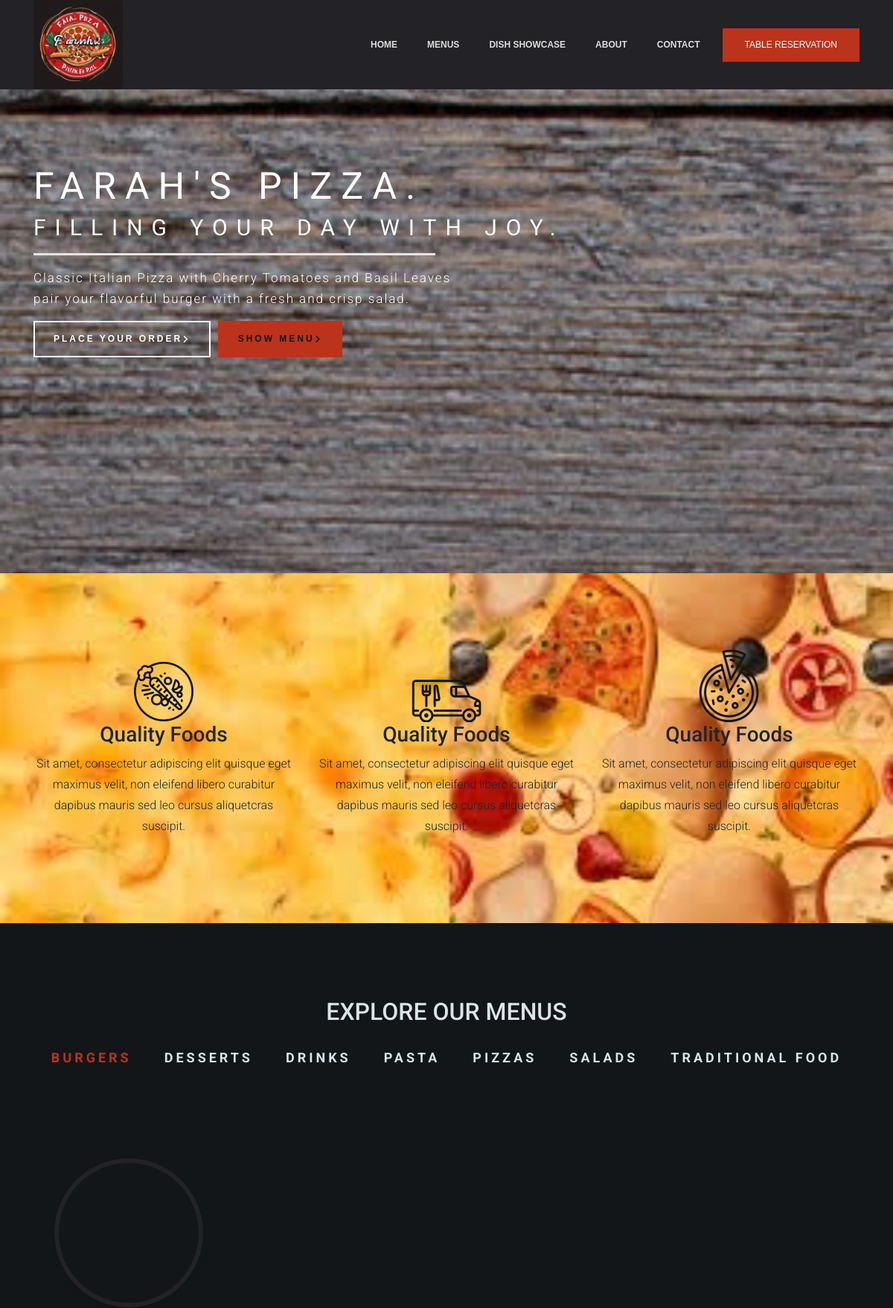
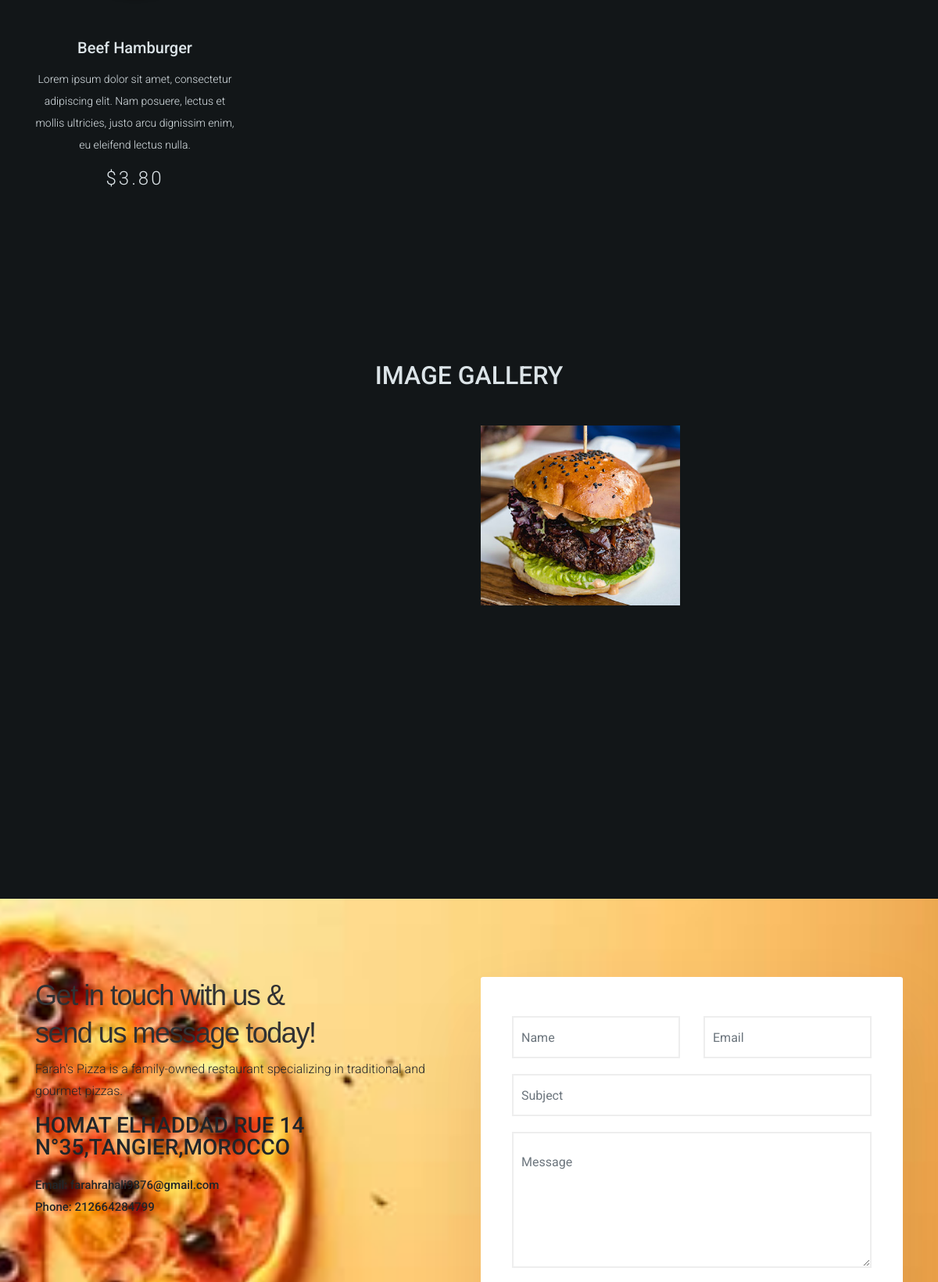
The page / (upper part) on the database its author committed (2 pictures, top to bottom).
### tables this page shows
CREATE TABLE `menu_categories` (
  `category_id` int(3) NOT NULL,
  `category_name` varchar(50) NOT NULL
);

CREATE TABLE `menus` (
  `menu_id` int(5) NOT NULL,
  `menu_name` varchar(100) NOT NULL,
  `menu_description` varchar(255) NOT NULL,
  `menu_price` decimal(6,2) NOT NULL,
  `menu_image` varchar(255) NOT NULL,
  `category_id` int(3) NOT NULL
);

CREATE TABLE `image_gallery` (
  `image_id` int(2) NOT NULL,
  `image_name` varchar(30) NOT NULL,
  `image` varchar(255) NOT NULL
);

CREATE TABLE `website_settings` (
  `option_id` int(5) NOT NULL,
  `option_name` varchar(255) NOT NULL,
  `option_value` varchar(255) NOT NULL
);

### index.php (the view, shortened to what this page needs)
<?php
    include "connect.php";
    include "Includes/templates/header.php";
    include "Includes/templates/navbar.php";
    $stmt_web_settings = $con->prepare("SELECT * FROM website_settings");
    $stmt_web_settings->execute();
    $web_settings = $stmt_web_settings->fetchAll();
    $restaurant_email = "";
    $restaurant_address = "";
    $restaurant_phonenumber = "";
    foreach ($web_settings as $option)
    {
        if($option['option_name'] == 'restaurant_name')
        {
            $restaurant_name = $option['option_value'];
        }
        elseif($option['option_name'] == 'restaurant_email')
        {
            $restaurant_email = $option['option_value'];
        }
        elseif($option['option_name'] == 'restaurant_phonenumber')
        {
            $restaurant_phonenumber = $option['option_value'];
        }
        elseif($option['option_name'] == 'restaurant_address')
        {
            $restaurant_address = $option['option_value'];
        }
    }
?>
	<section class="home-section" id="home">
		<div class="container">
			<div class="row" style="flex-wrap: nowrap;">
				<div class="col-md-6 home-left-section">
					<div style="padding: 100px 0px; color: white;">
						<h1>
							FARAH'S PIZZA.
						</h1>
						<h2>
							FILLING YOUR DAY WITH JOY.
						</h2>
						<hr>
						<p>
						Classic Italian Pizza with Cherry Tomatoes and Basil Leaves </br>
						pair your flavorful burger with a fresh and crisp salad.
						</p>
						<div style="display: flex;">
							<a href="order_food.php" target="_blank" class="bttn_style_1" style="margin-right: 10px; display: flex;justify-content: center;align-items: center;">
							Place Your Order
								<i class="fas fa-angle-right"></i>
							</a>
							<a href="#menus" class="bttn_style_2" style="display: flex;justify-content: center;align-items: center;">
							Show Menu
								<i class="fas fa-angle-right"></i>
							</a>
						</div>
					</div>
				</div>
			</div>
		</div>
	</section>
	<section class="our_qualities" style="padding:100px 0px;">
		<div class="container">
			<div class="row">
				<div class="col-md-4">
					<div class="our_qualities_column">
	                    <img src="Design/images/quality_food_img.png" >
	                    <div class="caption">
	                        <h3>
	                            Quality Foods
	                        </h3>
	                        <p>
	                        	Sit amet, consectetur adipiscing elit quisque eget maximus velit,
	                        	non eleifend libero curabitur dapibus mauris sed leo cursus aliquetcras suscipit.
	                        </p>
	                    </div>
	                </div>
				</div>
				<div class="col-md-4">
					<div class="our_qualities_column">
	                    <img src="Design/images/fast_delivery_img.png" >
	                    <div class="caption">
	                        <h3>
	                            Quality Foods
	                        </h3>
	                        <p>
	                        	Sit amet, consectetur adipiscing elit quisque eget maximus velit,
	                        	non eleifend libero curabitur dapibus mauris sed leo cursus aliquetcras suscipit.
	                        </p>
	                    </div>
	                </div>
				</div>
				<div class="col-md-4">
					<div class="our_qualities_column">
	                    <img src="Design/images/original_taste_img.png" >
	                    <div class="caption">
	                        <h3>
	                            Quality Foods
	                        </h3>
	                        <p>
	                        	Sit amet, consectetur adipiscing elit quisque eget maximus velit,
	                        	non eleifend libero curabitur dapibus mauris sed leo cursus aliquetcras suscipit.
	                        </p>
	                    </div>
	                </div>
				</div>
			</div>
		</div>
	</section>
	<section class="our_menus" id="menus">
		<div class="container">
			<h2 style="text-align: center;margin-bottom: 30px">EXPLORE OUR MENUS</h2>
			<div class="menus_tabs">
				<div class="menus_tabs_picker">
					<ul style="text-align: center;margin-bottom: 70px">
						<?php
	                        $stmt = $con->prepare("Select * from menu_categories");
	                        $stmt->execute();
	                        $rows = $stmt->fetchAll();
	                        $x = 0;
	                        foreach($rows as $row)
	                        {
	                        	if($x == 0)
	                        	{
	                        		echo "<li class = 'menu_category_name tab_category_links active_category' onclick=showCategoryMenus(event,'".str_replace(' ', '', $row['category_name'])."')>";
									echo $row['category_name'];
										echo "</li>";
	                        	}
	                        	else
	                        	{
	                        		echo "<li class = 'menu_category_name tab_category_links' onclick=showCategoryMenus(event,'".str_replace(' ', '', $row['category_name'])."')>";
	                        			echo $row['category_name'];
	                        		echo "</li>";
	                        	}
	                        	$x++;
	                        }
						?>
					</ul>
				</div>
				<div class="menus_tab">
					<?php
                        $stmt = $con->prepare("Select * from menu_categories");
                        $stmt->execute();
                        $rows = $stmt->fetchAll();
                        $i = 0;
                        foreach($rows as $row)
                        {
                            if($i == 0)
                            {
                                echo '<div class="menu_item  tab_category_content" id="'.str_replace(' ', '', $row['category_name']).'" style=display:block>';
                                    $stmt_menus = $con->prepare("Select * from menus where category_id = ?");
                                    $stmt_menus->execute(array($row['category_id']));
                                    $rows_menus = $stmt_menus->fetchAll();
                                    echo "<div class='row'>";
	                                    foreach($rows_menus as $menu)
	                                    {
	                                        ?>
	                                            <div class="col-md-4 col-lg-3 menu-column">
	                                                <div class="thumbnail" style="cursor:pointer">
	                                                    <?php $source = "admin/Uploads/images/".$menu['menu_image']; ?>
	                                                    <div class="menu-image">
													        <div class="image-preview">
													            <div style="background-image: url('<?php echo $source; ?>');"></div>
													        </div>
													    </div>
	                                                    <div class="caption">
	                                                        <h5>
	                                                            <?php echo $menu['menu_name'];?>
	                                                        </h5>
	                                                        <p>
	                                                            <?php echo $menu['menu_description']; ?>
	                                                        </p>
	                                                        <span class="menu_price">
	                                                        	<?php echo "$".$menu['menu_price']; ?>
	                                                        </span>
	                                                    </div>
	                                                </div>
	                                            </div>
	                                        <?php
	                                    }
	                                echo "</div>";
                                echo '</div>';
                            }
                            $i++;
                        }
                        echo "</div>";
                    ?>
				</div>
			</div>
	</section>
	<section class="image-gallery" id="gallery">
		<div class="container">
			<h2 style="text-align: center;margin-bottom: 30px">IMAGE GALLERY</h2>
			<?php
				$stmt_image_gallery = $con->prepare("Select * from image_gallery");
                $stmt_image_gallery->execute();
                $rows_image_gallery = $stmt_image_gallery->fetchAll();
                echo "<div class = 'row'>";
	                foreach($rows_image_gallery as $row_image_gallery)
	                {
	                	echo "<div class = 'col-md-4 col-lg-3' style = 'padding: 15px;'>";
	                		$source = "admin/Uploads/images/".$row_image_gallery['image'];
	                		?>
	                		<div style = "background-image: url('<?php echo $source; ?>') !important;background-repeat: no-repeat;background-position: 50% 50%;background-size: cover;background-clip: border-box;box-sizing: border-box;overflow: hidden;height: 230px;">
	                		</div>
	                		<?php
	                	echo "</div>";
	                }
	            echo "</div>";
			?>
		</div>
	</section>
	<section class="contact-section" id="contact">
        <div class="container">
            <div class="row">
                <div class="col-lg-6 sm-padding">
                    <div class="contact-info">
                        <h2>
                            Get in touch with us &
                            <br>send us message today!
                        </h2>
                        <p>Farah's Pizza is a family-owned restaurant specializing in traditional and gourmet pizzas.
                        </p>
                        <h3>
                            <?php echo $restaurant_address; ?>
                        </h3>
                        <h4>
                            <span>Email:</span>
                            <?php echo $restaurant_email; ?>
                            <br>
                            <span>Phone:</span>
                            <?php echo $restaurant_phonenumber; ?>
                        </h4>
                    </div>
                </div>
                <div class="col-lg-6 sm-padding">
                    <div class="contact-form">
                        <div id="contact_ajax_form" class="contactForm">
                            <div class="form-group colum-row row">
                                <div class="col-sm-6">
                                    <input type="text" id="contact_name" name="name" oninput="document.getElementById('invalid-name').innerHTML = ''" onkeyup="this.value=this.value.replace(/[^\sa-zA-Z]/g,'');" class="form-control" placeholder="Name">
                                </div>
                                <div class="col-sm-6">
                                    <input type="email" id="contact_email" name="email" oninput="document.getElementById('invalid-email').innerHTML = ''" class="form-control" placeholder="Email">
                                </div>
                            </div>
                            <div class="form-group row">
                                <div class="col-md-12">
                                    <input type="text" id="contact_subject" name="subject" oninput="document.getElementById('invalid-subject').innerHTML = ''" onkeyup="this.value=this.value.replace(/[^\sa-zA-Z]/g,'');" class="form-control" placeholder="Subject">
                                </div>
                            </div>
                            <div class="form-group row">
                                <div class="col-md-12">
                                    <textarea id="contact_message" name="message" oninput="document.getElementById('invalid-message').innerHTML = ''" cols="30" rows="5" class="form-control message" placeholder="Message"></textarea>
                                </div>
                            </div>
                        </div>
                    </div>
                </div>
            </div>
        </div>
    </section>

### rows shown on the page
menu_categories: category_name "BURGERS"
menu_categories: category_name "DESSERTS"
menu_categories: category_name "DRINKS"
menu_categories: category_name "PASTA"
menu_categories: category_name "PIZZAS"
menu_categories: category_name "SALADS"
menu_categories: category_name "TRADITIONAL FOOD"
menus: menu_name "Beef Hamburger", menu_description "Lorem ipsum dolor sit amet, consectetur adipiscing elit. Nam posuere, lectus et mollis ultricies, justo arcu dignissim enim, eu eleifend lectus nulla.", menu_price "3.80"
image_gallery: image (picture)
website_settings: option_value "HOMAT ELHADDAD RUE 14 N°35,TANGIER,MOROCCO"
website_settings: option_value "farahrahali9876@gmail.com"
website_settings: option_value "212664284799"
